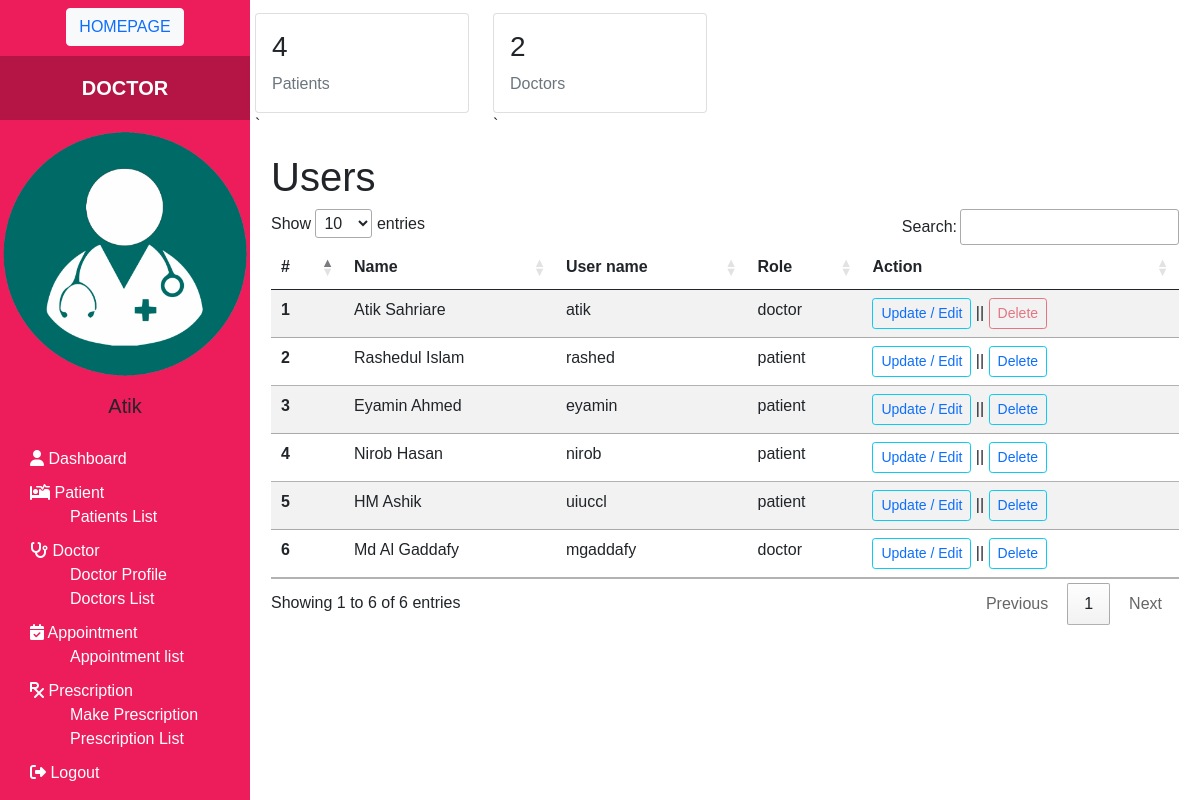
The app's page /dashboard.php (signed in) with its own data.
### tables this page shows
CREATE TABLE `users` (
  `user_id` int(11) NOT NULL,
  `role` enum('patient','doctor','admin') NOT NULL,
  `username` varchar(255) NOT NULL,
  `password` varchar(255) NOT NULL,
  `first_name` varchar(255) NOT NULL,
  `last_name` varchar(255) NOT NULL,
  `phone` varchar(255) NOT NULL,
  `email` varchar(255) NOT NULL
);

### includes/users.php (called while the page is built)
<?php
if (isset($_SESSION['username']) && isset($_SESSION['user_id'])) {
    if ($_SESSION['role'] == 'admin') {
        $sql = "SELECT * FROM users ORDER BY user_id";
        $res = mysqli_query($conn, $sql);
    } elseif ($_SESSION['role'] == 'doctor') {
        $sql = "SELECT * FROM users WHERE (role = 'doctor' OR role = 'patient') ORDER BY user_id";
        $res = mysqli_query($conn, $sql);
    } else {
        $sql = "SELECT * FROM users WHERE user_id = '{$_SESSION['user_id']}'";
        $res = mysqli_query($conn, $sql);
    }
} else {
    header("Location: login.php");
}

### includes/show_user.php (the view)
<div class="p-3">
    <?php include 'includes/users.php';
    if (mysqli_num_rows($res) > 0) { ?>
        <h1 class="display-4 fs-1">Users</h1>
        <div>
            <table class="table table-striped">
                <thead>
                    <tr>
                        <th scope="col">#</th>
                        <th scope="col">Name</th>
                        <th scope="col">User name</th>
                        <th scope="col">Role</th>
                        <th scope="col">Action</th>
                    </tr>
                </thead>
                <tbody>
                    <?php
                    $i = 1;
                    while ($rows = mysqli_fetch_assoc($res)) { ?>
                        <tr>
                            <th scope="row"><?= $i ?></th>
                            <td><?= $rows['first_name'] . ' ' . $rows['last_name'] ?></td>
                            <td><?= $rows['username'] ?></td>
                            <td><?= $rows['role'] ?></td>
                            <td><button class="btn btn-outline-info btn-sm"><a href="edit_user.php?edit_id=<?php echo $rows['user_id'] ?>">Update / Edit </a></button> ||
                                <?php if ($_SESSION['user_id'] == $rows['user_id']) { ?>
                                    <button class="btn btn-outline-danger btn-sm" disabled> Delete</button>
                                <?php } else { ?>
                                    <button class="btn btn-outline-info btn-sm"><a href="includes/user_delete.php?user_id=<?php echo $rows['user_id'] ?>" onclick=" return confirm('Are you sure you want to delete this item?')"> Delete</a></button>
                                <?php } ?>
                            </td>
                        </tr>
                    <?php $i++;
                    } ?>
                </tbody>
            </table>
        <?php } ?>
        </div>

### css/custom.css (style rules this page uses)
* { margin: 0; padding: 0; text-decoration: none !important; }
body { font-family: sans-serif; }

### records on screen
users: first_name "Atik", last_name "Sahriare", username "atik", role "doctor", shows "Delete"
users: first_name "Rashedul", last_name "Islam", username "rashed", role "patient"
users: first_name "Eyamin", last_name "Ahmed", username "eyamin", role "patient"
users: first_name "Nirob", last_name "Hasan", username "nirob", role "patient"
users: first_name "HM", last_name "Ashik", username "uiuccl", role "patient"
users: first_name "Md Al", last_name "Gaddafy", username "mgaddafy", role "doctor"

### other values on screen
$_SESSION['role'] "DOCTOR"
$_SESSION['first_name'] "Atik"
$rows['counts'] "4"
$rows['counts'] "2"
